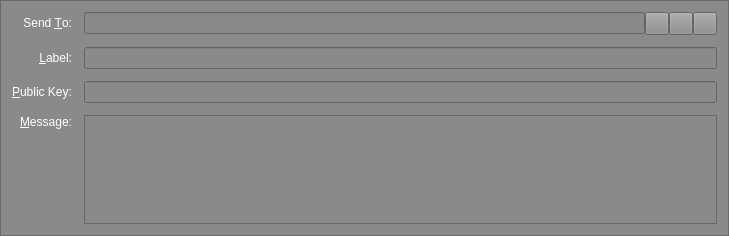
<?xml version="1.0" encoding="UTF-8"?>
<ui version="4.0">
 <class>SendMessagesEntry</class>
 <widget class="QFrame" name="SendMessagesEntry">
  <property name="geometry">
   <rect>
    <x>0</x>
    <y>0</y>
    <width>729</width>
    <height>236</height>
   </rect>
  </property>
  <property name="palette">
   <palette>
    <active>
     <colorrole role="WindowText">
      <brush brushstyle="SolidPattern">
       <color alpha="255">
        <red>255</red>
        <green>255</green>
        <blue>255</blue>
       </color>
      </brush>
     </colorrole>
     <colorrole role="Button">
      <brush brushstyle="SolidPattern">
       <color alpha="255">
        <red>138</red>
        <green>138</green>
        <blue>138</blue>
       </color>
      </brush>
     </colorrole>
     <colorrole role="Light">
      <brush brushstyle="SolidPattern">
       <color alpha="255">
        <red>207</red>
        <green>207</green>
        <blue>207</blue>
       </color>
      </brush>
     </colorrole>
     <colorrole role="Midlight">
      <brush brushstyle="SolidPattern">
       <color alpha="255">
        <red>172</red>
        <green>172</green>
        <blue>172</blue>
       </color>
      </brush>
     </colorrole>
     <colorrole role="Dark">
      <brush brushstyle="SolidPattern">
       <color alpha="255">
        <red>69</red>
        <green>69</green>
        <blue>69</blue>
       </color>
      </brush>
     </colorrole>
     <colorrole role="Mid">
      <brush brushstyle="SolidPattern">
       <color alpha="255">
        <red>92</red>
        <green>92</green>
        <blue>92</blue>
       </color>
      </brush>
     </colorrole>
     <colorrole role="Text">
      <brush brushstyle="SolidPattern">
       <color alpha="255">
        <red>255</red>
        <green>255</green>
        <blue>255</blue>
       </color>
      </brush>
     </colorrole>
     <colorrole role="BrightText">
      <brush brushstyle="SolidPattern">
       <color alpha="255">
        <red>255</red>
        <green>255</green>
        <blue>255</blue>
       </color>
      </brush>
     </colorrole>
     <colorrole role="ButtonText">
      <brush brushstyle="SolidPattern">
       <color alpha="255">
        <red>0</red>
        <green>0</green>
        <blue>0</blue>
       </color>
      </brush>
     </colorrole>
     <colorrole role="Base">
      <brush brushstyle="SolidPattern">
       <color alpha="255">
        <red>138</red>
        <green>138</green>
        <blue>138</blue>
       </color>
      </brush>
     </colorrole>
     <colorrole role="Window">
      <brush brushstyle="SolidPattern">
       <color alpha="255">
        <red>138</red>
        <green>138</green>
        <blue>138</blue>
       </color>
      </brush>
     </colorrole>
     <colorrole role="Shadow">
      <brush brushstyle="SolidPattern">
       <color alpha="255">
        <red>0</red>
        <green>0</green>
        <blue>0</blue>
       </color>
      </brush>
     </colorrole>
     <colorrole role="AlternateBase">
      <brush brushstyle="SolidPattern">
       <color alpha="255">
        <red>196</red>
        <green>196</green>
        <blue>196</blue>
       </color>
      </brush>
     </colorrole>
     <colorrole role="ToolTipBase">
      <brush brushstyle="SolidPattern">
       <color alpha="255">
        <red>255</red>
        <green>255</green>
        <blue>220</blue>
       </color>
      </brush>
     </colorrole>
     <colorrole role="ToolTipText">
      <brush brushstyle="SolidPattern">
       <color alpha="255">
        <red>255</red>
        <green>255</green>
        <blue>255</blue>
       </color>
      </brush>
     </colorrole>
    </active>
    <inactive>
     <colorrole role="WindowText">
      <brush brushstyle="SolidPattern">
       <color alpha="255">
        <red>255</red>
        <green>255</green>
        <blue>255</blue>
       </color>
      </brush>
     </colorrole>
     <colorrole role="Button">
      <brush brushstyle="SolidPattern">
       <color alpha="255">
        <red>138</red>
        <green>138</green>
        <blue>138</blue>
       </color>
      </brush>
     </colorrole>
     <colorrole role="Light">
      <brush brushstyle="SolidPattern">
       <color alpha="255">
        <red>207</red>
        <green>207</green>
        <blue>207</blue>
       </color>
      </brush>
     </colorrole>
     <colorrole role="Midlight">
      <brush brushstyle="SolidPattern">
       <color alpha="255">
        <red>172</red>
        <green>172</green>
        <blue>172</blue>
       </color>
      </brush>
     </colorrole>
     <colorrole role="Dark">
      <brush brushstyle="SolidPattern">
       <color alpha="255">
        <red>69</red>
        <green>69</green>
        <blue>69</blue>
       </color>
      </brush>
     </colorrole>
     <colorrole role="Mid">
      <brush brushstyle="SolidPattern">
       <color alpha="255">
        <red>92</red>
        <green>92</green>
        <blue>92</blue>
       </color>
      </brush>
     </colorrole>
     <colorrole role="Text">
      <brush brushstyle="SolidPattern">
       <color alpha="255">
        <red>255</red>
        <green>255</green>
        <blue>255</blue>
       </color>
      </brush>
     </colorrole>
     <colorrole role="BrightText">
      <brush brushstyle="SolidPattern">
       <color alpha="255">
        <red>255</red>
        <green>255</green>
        <blue>255</blue>
       </color>
      </brush>
     </colorrole>
     <colorrole role="ButtonText">
      <brush brushstyle="SolidPattern">
       <color alpha="255">
        <red>0</red>
        <green>0</green>
        <blue>0</blue>
       </color>
      </brush>
     </colorrole>
     <colorrole role="Base">
      <brush brushstyle="SolidPattern">
       <color alpha="255">
        <red>138</red>
        <green>138</green>
        <blue>138</blue>
       </color>
      </brush>
     </colorrole>
     <colorrole role="Window">
      <brush brushstyle="SolidPattern">
       <color alpha="255">
        <red>138</red>
        <green>138</green>
        <blue>138</blue>
       </color>
      </brush>
     </colorrole>
     <colorrole role="Shadow">
      <brush brushstyle="SolidPattern">
       <color alpha="255">
        <red>0</red>
        <green>0</green>
        <blue>0</blue>
       </color>
      </brush>
     </colorrole>
     <colorrole role="AlternateBase">
      <brush brushstyle="SolidPattern">
       <color alpha="255">
        <red>196</red>
        <green>196</green>
        <blue>196</blue>
       </color>
      </brush>
     </colorrole>
     <colorrole role="ToolTipBase">
      <brush brushstyle="SolidPattern">
       <color alpha="255">
        <red>255</red>
        <green>255</green>
        <blue>220</blue>
       </color>
      </brush>
     </colorrole>
     <colorrole role="ToolTipText">
      <brush brushstyle="SolidPattern">
       <color alpha="255">
        <red>255</red>
        <green>255</green>
        <blue>255</blue>
       </color>
      </brush>
     </colorrole>
    </inactive>
    <disabled>
     <colorrole role="WindowText">
      <brush brushstyle="SolidPattern">
       <color alpha="255">
        <red>69</red>
        <green>69</green>
        <blue>69</blue>
       </color>
      </brush>
     </colorrole>
     <colorrole role="Button">
      <brush brushstyle="SolidPattern">
       <color alpha="255">
        <red>138</red>
        <green>138</green>
        <blue>138</blue>
       </color>
      </brush>
     </colorrole>
     <colorrole role="Light">
      <brush brushstyle="SolidPattern">
       <color alpha="255">
        <red>207</red>
        <green>207</green>
        <blue>207</blue>
       </color>
      </brush>
     </colorrole>
     <colorrole role="Midlight">
      <brush brushstyle="SolidPattern">
       <color alpha="255">
        <red>172</red>
        <green>172</green>
        <blue>172</blue>
       </color>
      </brush>
     </colorrole>
     <colorrole role="Dark">
      <brush brushstyle="SolidPattern">
       <color alpha="255">
        <red>69</red>
        <green>69</green>
        <blue>69</blue>
       </color>
      </brush>
     </colorrole>
     <colorrole role="Mid">
      <brush brushstyle="SolidPattern">
       <color alpha="255">
        <red>92</red>
        <green>92</green>
        <blue>92</blue>
       </color>
      </brush>
     </colorrole>
     <colorrole role="Text">
      <brush brushstyle="SolidPattern">
       <color alpha="255">
        <red>69</red>
        <green>69</green>
        <blue>69</blue>
       </color>
      </brush>
     </colorrole>
     <colorrole role="BrightText">
      <brush brushstyle="SolidPattern">
       <color alpha="255">
        <red>255</red>
        <green>255</green>
        <blue>255</blue>
       </color>
      </brush>
     </colorrole>
     <colorrole role="ButtonText">
      <brush brushstyle="SolidPattern">
       <color alpha="255">
        <red>69</red>
        <green>69</green>
        <blue>69</blue>
       </color>
      </brush>
     </colorrole>
     <colorrole role="Base">
      <brush brushstyle="SolidPattern">
       <color alpha="255">
        <red>138</red>
        <green>138</green>
        <blue>138</blue>
       </color>
      </brush>
     </colorrole>
     <colorrole role="Window">
      <brush brushstyle="SolidPattern">
       <color alpha="255">
        <red>138</red>
        <green>138</green>
        <blue>138</blue>
       </color>
      </brush>
     </colorrole>
     <colorrole role="Shadow">
      <brush brushstyle="SolidPattern">
       <color alpha="255">
        <red>0</red>
        <green>0</green>
        <blue>0</blue>
       </color>
      </brush>
     </colorrole>
     <colorrole role="AlternateBase">
      <brush brushstyle="SolidPattern">
       <color alpha="255">
        <red>138</red>
        <green>138</green>
        <blue>138</blue>
       </color>
      </brush>
     </colorrole>
     <colorrole role="ToolTipBase">
      <brush brushstyle="SolidPattern">
       <color alpha="255">
        <red>255</red>
        <green>255</green>
        <blue>220</blue>
       </color>
      </brush>
     </colorrole>
     <colorrole role="ToolTipText">
      <brush brushstyle="SolidPattern">
       <color alpha="255">
        <red>255</red>
        <green>255</green>
        <blue>255</blue>
       </color>
      </brush>
     </colorrole>
    </disabled>
   </palette>
  </property>
  <property name="windowTitle">
   <string>Form</string>
  </property>
  <property name="styleSheet">
   <string notr="true"/>
  </property>
  <property name="frameShape">
   <enum>QFrame::StyledPanel</enum>
  </property>
  <property name="frameShadow">
   <enum>QFrame::Sunken</enum>
  </property>
  <layout class="QGridLayout" name="gridLayout">
   <property name="spacing">
    <number>12</number>
   </property>
   <item row="3" column="2">
    <layout class="QHBoxLayout" name="sendToLayout">
     <property name="spacing">
      <number>0</number>
     </property>
     <item>
      <widget class="QValidatedLineEdit" name="sendTo">
       <property name="toolTip">
        <string>The address to send the payment to  (e.g. 4Zo1ga6xuKuQ7JV7M9rGDoxdbYwV5zgQJ5)</string>
       </property>
       <property name="styleSheet">
        <string notr="true"/>
       </property>
       <property name="maxLength">
        <number>34</number>
       </property>
      </widget>
     </item>
     <item>
      <widget class="QToolButton" name="addressBookButton">
       <property name="toolTip">
        <string>Choose address from address book</string>
       </property>
       <property name="text">
        <string/>
       </property>
       <property name="icon">
        <iconset resource="../bitcoin.qrc">
         <normaloff>:/icons/address-book</normaloff>:/icons/address-book</iconset>
       </property>
       <property name="shortcut">
        <string>Alt+A</string>
       </property>
      </widget>
     </item>
     <item>
      <widget class="QToolButton" name="pasteButton">
       <property name="toolTip">
        <string>Paste address from clipboard</string>
       </property>
       <property name="text">
        <string/>
       </property>
       <property name="icon">
        <iconset resource="../bitcoin.qrc">
         <normaloff>:/icons/editpaste</normaloff>:/icons/editpaste</iconset>
       </property>
       <property name="shortcut">
        <string>Alt+P</string>
       </property>
      </widget>
     </item>
     <item>
      <widget class="QToolButton" name="deleteButton">
       <property name="toolTip">
        <string>Remove this recipient</string>
       </property>
       <property name="text">
        <string/>
       </property>
       <property name="icon">
        <iconset resource="../bitcoin.qrc">
         <normaloff>:/icons/remove</normaloff>:/icons/remove</iconset>
       </property>
      </widget>
     </item>
    </layout>
   </item>
   <item row="6" column="0">
    <widget class="QLabel" name="messageLabel">
     <property name="text">
      <string>&lt;html&gt;&lt;head/&gt;&lt;body&gt;&lt;p&gt;&lt;span style=&quot; color:#ffffff;&quot;&gt;&amp;amp;Message:&lt;/span&gt;&lt;/p&gt;&lt;/body&gt;&lt;/html&gt;</string>
     </property>
     <property name="alignment">
      <set>Qt::AlignRight|Qt::AlignTop|Qt::AlignTrailing</set>
     </property>
     <property name="buddy">
      <cstring>messageText</cstring>
     </property>
    </widget>
   </item>
   <item row="3" column="0">
    <widget class="QLabel" name="label_2">
     <property name="text">
      <string>&lt;html&gt;&lt;head/&gt;&lt;body&gt;&lt;p&gt;&lt;span style=&quot; color:#ffffff;&quot;&gt;Send &amp;amp;To:&lt;/span&gt;&lt;/p&gt;&lt;/body&gt;&lt;/html&gt;</string>
     </property>
     <property name="alignment">
      <set>Qt::AlignRight|Qt::AlignTrailing|Qt::AlignVCenter</set>
     </property>
     <property name="buddy">
      <cstring>sendTo</cstring>
     </property>
    </widget>
   </item>
   <item row="6" column="2">
    <widget class="QValidatedTextEdit" name="messageText">
     <property name="mouseTracking">
      <bool>true</bool>
     </property>
     <property name="focusPolicy">
      <enum>Qt::WheelFocus</enum>
     </property>
     <property name="styleSheet">
      <string notr="true"/>
     </property>
     <property name="tabChangesFocus">
      <bool>false</bool>
     </property>
    </widget>
   </item>
   <item row="4" column="2">
    <widget class="QValidatedLineEdit" name="addAsLabel">
     <property name="enabled">
      <bool>true</bool>
     </property>
     <property name="toolTip">
      <string>Enter a label for this address to add it to your address book</string>
     </property>
     <property name="styleSheet">
      <string notr="true"/>
     </property>
    </widget>
   </item>
   <item row="4" column="0">
    <widget class="QLabel" name="label_4">
     <property name="text">
      <string>&lt;html&gt;&lt;head/&gt;&lt;body&gt;&lt;p&gt;&lt;span style=&quot; color:#ffffff;&quot;&gt;&amp;amp;Label:&lt;/span&gt;&lt;/p&gt;&lt;/body&gt;&lt;/html&gt;</string>
     </property>
     <property name="alignment">
      <set>Qt::AlignRight|Qt::AlignTrailing|Qt::AlignVCenter</set>
     </property>
     <property name="buddy">
      <cstring>addAsLabel</cstring>
     </property>
    </widget>
   </item>
   <item row="5" column="0">
    <widget class="QLabel" name="publicKeyLabel">
     <property name="text">
      <string>&lt;html&gt;&lt;head/&gt;&lt;body&gt;&lt;p&gt;&lt;span style=&quot; color:#ffffff;&quot;&gt;&amp;amp;Public Key:&lt;/span&gt;&lt;/p&gt;&lt;/body&gt;&lt;/html&gt;</string>
     </property>
     <property name="buddy">
      <cstring>publicKey</cstring>
     </property>
    </widget>
   </item>
   <item row="5" column="2">
    <widget class="QValidatedLineEdit" name="publicKey">
     <property name="styleSheet">
      <string notr="true"/>
     </property>
    </widget>
   </item>
  </layout>
 </widget>
 <customwidgets>
  <customwidget>
   <class>QValidatedLineEdit</class>
   <extends>QLineEdit</extends>
   <header>qvalidatedlineedit.h</header>
  </customwidget>
  <customwidget>
   <class>QValidatedTextEdit</class>
   <extends>QPlainTextEdit</extends>
   <header>qvalidatedtextedit.h</header>
  </customwidget>
 </customwidgets>
 <resources>
  <include location="../bitcoin.qrc"/>
 </resources>
 <connections/>
</ui>
